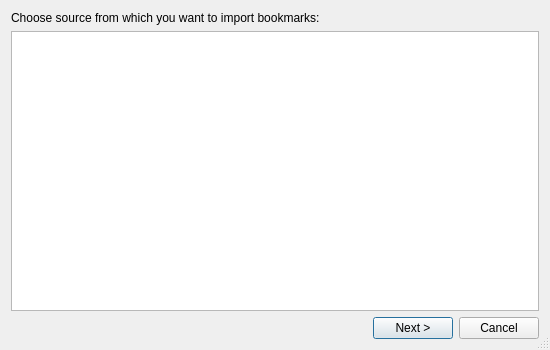
<?xml version="1.0" encoding="UTF-8"?>
<ui version="4.0">
 <class>BookmarksImportDialog</class>
 <widget class="QDialog" name="BookmarksImportDialog">
  <property name="geometry">
   <rect>
    <x>0</x>
    <y>0</y>
    <width>550</width>
    <height>350</height>
   </rect>
  </property>
  <property name="minimumSize">
   <size>
    <width>550</width>
    <height>350</height>
   </size>
  </property>
  <property name="windowTitle">
   <string>Import Bookmarks</string>
  </property>
  <property name="sizeGripEnabled">
   <bool>true</bool>
  </property>
  <layout class="QVBoxLayout" name="verticalLayout_2">
   <item>
    <widget class="QStackedWidget" name="pagesWidget">
     <property name="currentIndex">
      <number>0</number>
     </property>
     <widget class="QWidget" name="sourcePage">
      <layout class="QVBoxLayout" name="verticalLayout">
       <property name="leftMargin">
        <number>0</number>
       </property>
       <property name="topMargin">
        <number>0</number>
       </property>
       <property name="rightMargin">
        <number>0</number>
       </property>
       <property name="bottomMargin">
        <number>0</number>
       </property>
       <item>
        <widget class="QLabel" name="label_2">
         <property name="text">
          <string>Choose source from which you want to import bookmarks:</string>
         </property>
        </widget>
       </item>
       <item>
        <widget class="QListWidget" name="sourcesList">
         <property name="toolTip">
          <string>Choose the source to import from</string>
         </property>
        </widget>
       </item>
      </layout>
     </widget>
     <widget class="QWidget" name="filePage">
      <layout class="QGridLayout" name="gridLayout">
       <property name="leftMargin">
        <number>0</number>
       </property>
       <property name="topMargin">
        <number>0</number>
       </property>
       <property name="rightMargin">
        <number>0</number>
       </property>
       <property name="bottomMargin">
        <number>0</number>
       </property>
       <item row="0" column="0">
        <widget class="QLabel" name="iconLabel">
         <property name="minimumSize">
          <size>
           <width>48</width>
           <height>48</height>
          </size>
         </property>
         <property name="maximumSize">
          <size>
           <width>48</width>
           <height>48</height>
          </size>
         </property>
        </widget>
       </item>
       <item row="0" column="1" colspan="2">
        <widget class="QLabel" name="importingFromLabel"/>
       </item>
       <item row="1" column="2">
        <spacer name="verticalSpacer">
         <property name="orientation">
          <enum>Qt::Vertical</enum>
         </property>
         <property name="sizeHint" stdset="0">
          <size>
           <width>20</width>
           <height>44</height>
          </size>
         </property>
        </spacer>
       </item>
       <item row="2" column="0" colspan="3">
        <widget class="QLabel" name="fileLabel1">
         <property name="wordWrap">
          <bool>true</bool>
         </property>
        </widget>
       </item>
       <item row="3" column="0" colspan="3">
        <widget class="QLabel" name="standardDirLabel">
         <property name="textInteractionFlags">
          <set>Qt::LinksAccessibleByMouse|Qt::TextSelectableByMouse</set>
         </property>
        </widget>
       </item>
       <item row="4" column="0" colspan="3">
        <widget class="QLabel" name="fileLabel2"/>
       </item>
       <item row="5" column="1" colspan="2">
        <spacer name="verticalSpacer_2">
         <property name="orientation">
          <enum>Qt::Vertical</enum>
         </property>
         <property name="sizeHint" stdset="0">
          <size>
           <width>20</width>
           <height>44</height>
          </size>
         </property>
        </spacer>
       </item>
       <item row="6" column="0" colspan="3">
        <layout class="QHBoxLayout" name="horizontalLayout_3">
         <item>
          <widget class="QLineEdit" name="fileEdit">
           <property name="enabled">
            <bool>false</bool>
           </property>
           <property name="toolTip">
            <string>Shows the name of the bookmarks file or directory</string>
           </property>
          </widget>
         </item>
         <item>
          <widget class="QToolButton" name="chooseButton"/>
         </item>
        </layout>
       </item>
       <item row="7" column="1">
        <spacer name="verticalSpacer_3">
         <property name="orientation">
          <enum>Qt::Vertical</enum>
         </property>
         <property name="sizeHint" stdset="0">
          <size>
           <width>20</width>
           <height>44</height>
          </size>
         </property>
        </spacer>
       </item>
      </layout>
     </widget>
    </widget>
   </item>
   <item>
    <layout class="QHBoxLayout" name="horizontalLayout">
     <item>
      <spacer name="horizontalSpacer">
       <property name="orientation">
        <enum>Qt::Horizontal</enum>
       </property>
       <property name="sizeHint" stdset="0">
        <size>
         <width>40</width>
         <height>20</height>
        </size>
       </property>
      </spacer>
     </item>
     <item>
      <widget class="QPushButton" name="nextButton">
       <property name="text">
        <string>Next &gt;</string>
       </property>
      </widget>
     </item>
     <item>
      <widget class="QPushButton" name="cancelButton">
       <property name="text">
        <string>Cancel</string>
       </property>
      </widget>
     </item>
    </layout>
   </item>
  </layout>
 </widget>
 <tabstops>
  <tabstop>sourcesList</tabstop>
  <tabstop>nextButton</tabstop>
  <tabstop>cancelButton</tabstop>
  <tabstop>fileEdit</tabstop>
  <tabstop>chooseButton</tabstop>
 </tabstops>
 <resources/>
 <connections/>
</ui>
